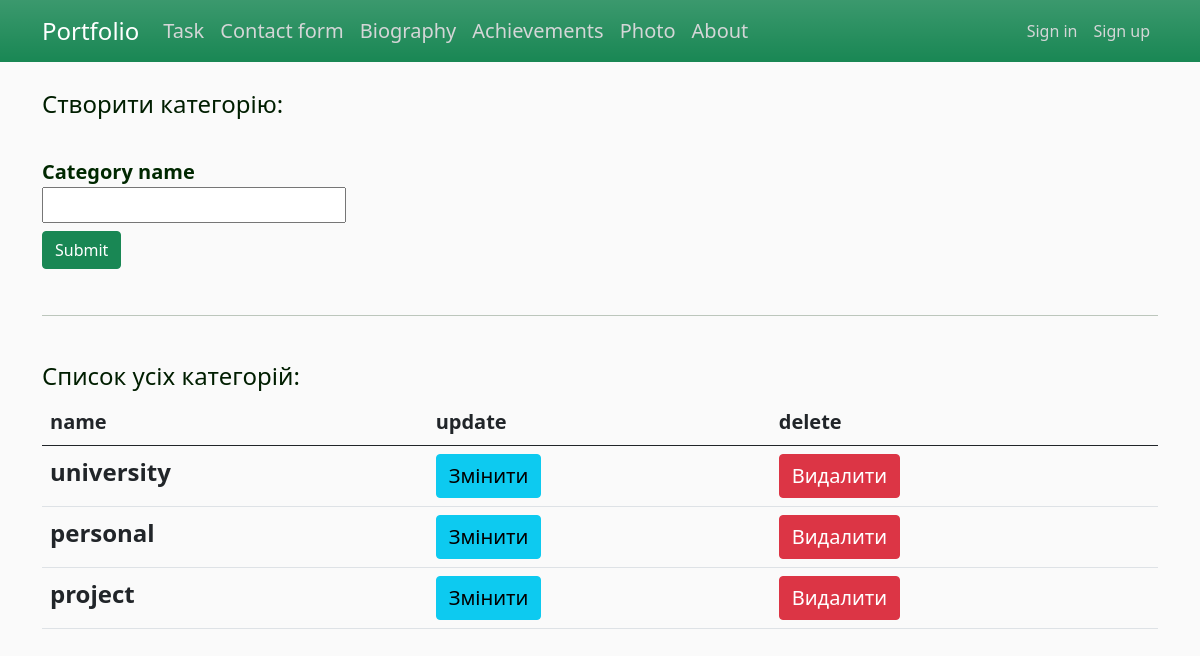
Page /tsk/category on the earlier database version.
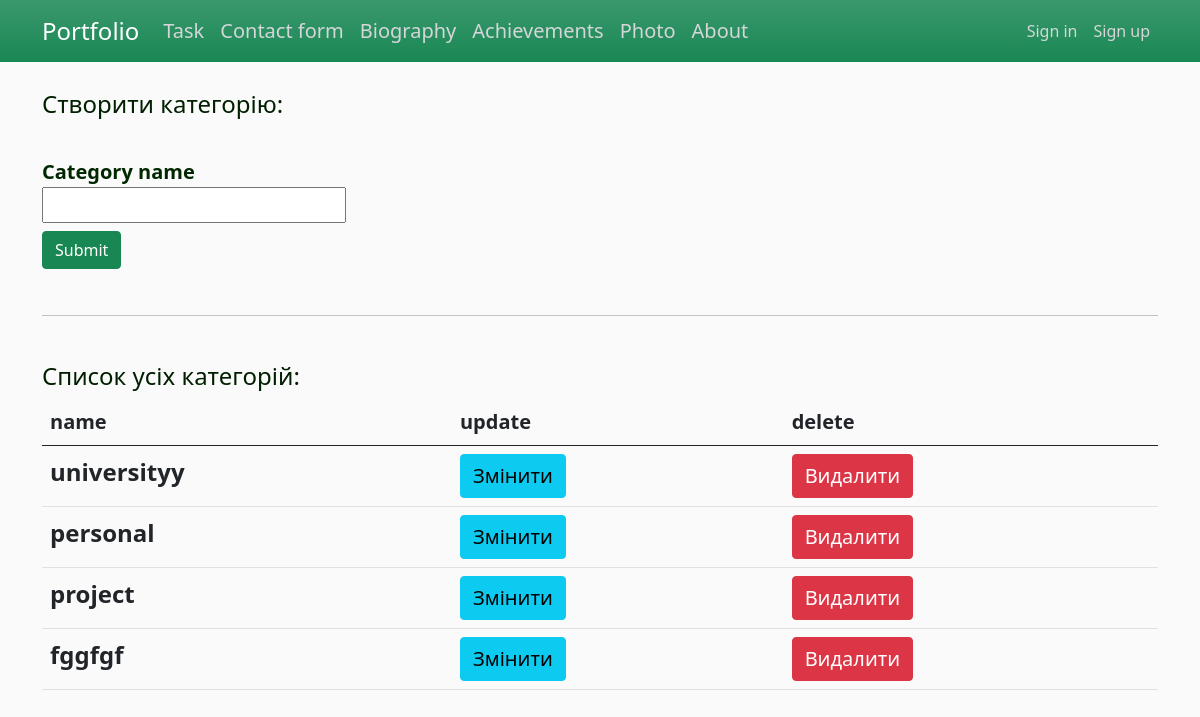
Same page on the later database version.
### app/task/models.py (models this page shows, shortened)
class Category(db.Model):
    id = db.Column(db.Integer, primary_key=True)
    name = db.Column(db.String(255), nullable=False, unique=True)
    tasks = db.relationship('Task', backref='categor', lazy='dynamic')

### app/task/views.py (the view, shortened to what this page needs)
@task_bp.route("/category", methods=['POST', 'GET'])
def category():
    print("category")
    all_categories = Category.query.all()
    form = CategoryForm()
    return render_template('category.html', title='Категорії', form=form, all_categories=all_categories)

### app/task/forms.py
class CategoryForm(FlaskForm):
    name = StringField('Category name', validators=[DataRequired()])
    submit = SubmitField('Submit')

### app/task/templates/task/category.html (shortened to what this page needs)
{% extends "layout.html" %}
{% block content %}
    {% from "_render_field.html" import render_field %}
    <h4>Cтворити категорію:</h4>
    <br>
    <form action="{{ url_for('task_bp_in.category') }}" method="POST">
        {{ render_field(form.name) }}
        {{ form.submit(class="btn btn-success") }}
    </form>
    <br><hr><br>
    <h4>Cписок усіх категорій:</h4>
    <table class="table table-hover">
      <thead>
        <tr>
          <th scope="col">name</th>
          <th scope="col">update</th>
          <th scope="col">delete</th>
        </tr>
      </thead>
      <tbody>
        {% for categ in all_categories %}
            <tr>
                <th> <b class="fs-4">{{ categ.name }}</b> </th>
                <td> <a href="{{url_for('task_bp_in.category_update', id=categ.id)}}" class="btn btn-info fs-5"> Змінити </a> </td>
                <td> <a href="{{url_for('task_bp_in.category_delete', id=categ.id)}}" class="btn btn-danger fs-5"> Видалити </a> </td>
            </tr>
        {% endfor %}
      </tbody>
    </table>
{% endblock content %}

Differences in the rows shown:
changed Category: name "university" → "universityy"
added Category: name "fggfgf"
